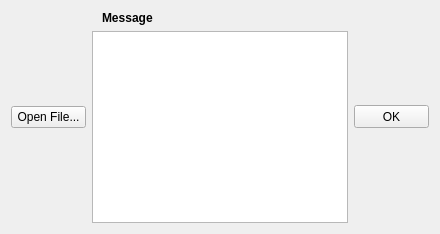
                    <widget class="QWidget" name="tabInput_2_Page_3">
                     <attribute name="title">
                      <string>Import from a file</string>
                     </attribute>
                     <layout class="QHBoxLayout" name="horizontalLayout_4">
                      <item>
                       <layout class="QGridLayout" name="gLayoutOpenFile_1">
                        <item row="0" column="1">
                         <layout class="QGridLayout" name="gLayoutMessage_1">
                          <item row="0" column="0">
                           <widget class="QLabel" name="lblMessage_1">
                            <property name="minimumSize">
                             <size>
                              <width>0</width>
                              <height>14</height>
                             </size>
                            </property>
                            <property name="maximumSize">
                             <size>
                              <width>16777215</width>
                              <height>14</height>
                             </size>
                            </property>
                            <property name="font">
                             <font>
                              <weight>75</weight>
                              <bold>true</bold>
                             </font>
                            </property>
                            <property name="text">
                             <string>Message</string>
                            </property>
                            <property name="indent">
                             <number>10</number>
                            </property>
                           </widget>
                          </item>
                          <item row="1" column="0">
                           <widget class="QTextBrowser" name="txtBrowser_1"/>
                          </item>
                         </layout>
                        </item>
                        <item row="0" column="0">
                         <widget class="QPushButton" name="pButtonOpenFile_1">
                          <property name="maximumSize">
                           <size>
                            <width>75</width>
                            <height>16777215</height>
                           </size>
                          </property>
                          <property name="text">
                           <string>Open File...</string>
                          </property>
                         </widget>
                        </item>
                        <item row="0" column="2">
                         <widget class="QPushButton" name="pButtonOK_1">
                          <property name="enabled">
                           <bool>true</bool>
                          </property>
                          <property name="minimumSize">
                           <size>
                            <width>75</width>
                            <height>23</height>
                           </size>
                          </property>
                          <property name="maximumSize">
                           <size>
                            <width>75</width>
                            <height>16777215</height>
                           </size>
                          </property>
                          <property name="text">
                           <string>OK</string>
                          </property>
                         </widget>
                        </item>
                       </layout>
                      </item>
                     </layout>
                    </widget>
